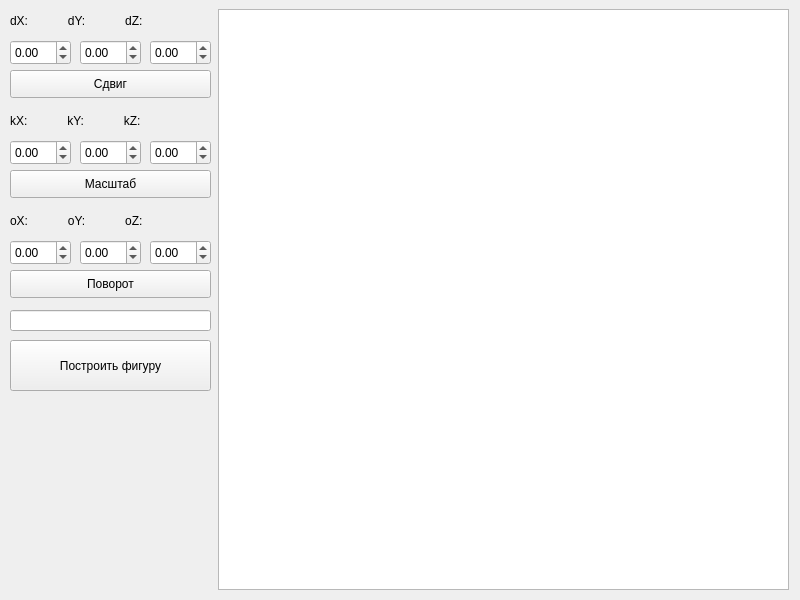
<?xml version="1.0" encoding="UTF-8"?>
<ui version="4.0">
 <class>MainWindow</class>
 <widget class="QMainWindow" name="MainWindow">
  <property name="geometry">
   <rect>
    <x>0</x>
    <y>0</y>
    <width>800</width>
    <height>600</height>
   </rect>
  </property>
  <property name="windowTitle">
   <string>MainWindow</string>
  </property>
  <widget class="QWidget" name="centralwidget">
   <widget class="QGraphicsView" name="graphicsView">
    <property name="geometry">
     <rect>
      <x>218</x>
      <y>9</y>
      <width>571</width>
      <height>581</height>
     </rect>
    </property>
   </widget>
   <widget class="QPushButton" name="pushButtonMove">
    <property name="geometry">
     <rect>
      <x>10</x>
      <y>70</y>
      <width>201</width>
      <height>28</height>
     </rect>
    </property>
    <property name="text">
     <string>Сдвиг</string>
    </property>
   </widget>
   <widget class="QLabel" name="label">
    <property name="geometry">
     <rect>
      <x>10</x>
      <y>10</y>
      <width>211</width>
      <height>21</height>
     </rect>
    </property>
    <property name="text">
     <string>dX:            dY:            dZ:</string>
    </property>
   </widget>
   <widget class="QPushButton" name="pushButtonScale">
    <property name="geometry">
     <rect>
      <x>10</x>
      <y>170</y>
      <width>201</width>
      <height>28</height>
     </rect>
    </property>
    <property name="text">
     <string>Масштаб</string>
    </property>
   </widget>
   <widget class="QLabel" name="label_2">
    <property name="geometry">
     <rect>
      <x>10</x>
      <y>110</y>
      <width>201</width>
      <height>21</height>
     </rect>
    </property>
    <property name="text">
     <string>kX:            kY:            kZ:</string>
    </property>
   </widget>
   <widget class="QPushButton" name="pushButtonTurn">
    <property name="geometry">
     <rect>
      <x>10</x>
      <y>270</y>
      <width>201</width>
      <height>28</height>
     </rect>
    </property>
    <property name="text">
     <string>Поворот</string>
    </property>
   </widget>
   <widget class="QLabel" name="label_3">
    <property name="geometry">
     <rect>
      <x>10</x>
      <y>210</y>
      <width>201</width>
      <height>21</height>
     </rect>
    </property>
    <property name="text">
     <string>oX:            oY:            oZ:</string>
    </property>
   </widget>
   <widget class="QPushButton" name="pushButtonInputFile">
    <property name="geometry">
     <rect>
      <x>10</x>
      <y>340</y>
      <width>201</width>
      <height>51</height>
     </rect>
    </property>
    <property name="text">
     <string>Построить фигуру</string>
    </property>
   </widget>
   <widget class="QDoubleSpinBox" name="doubleSpinBox">
    <property name="geometry">
     <rect>
      <x>10</x>
      <y>40</y>
      <width>61</width>
      <height>25</height>
     </rect>
    </property>
    <property name="minimum">
     <double>-2000.000000000000000</double>
    </property>
    <property name="maximum">
     <double>2000.000000000000000</double>
    </property>
   </widget>
   <widget class="QDoubleSpinBox" name="doubleSpinBox_2">
    <property name="geometry">
     <rect>
      <x>80</x>
      <y>40</y>
      <width>61</width>
      <height>25</height>
     </rect>
    </property>
    <property name="minimum">
     <double>-2000.000000000000000</double>
    </property>
    <property name="maximum">
     <double>2000.000000000000000</double>
    </property>
   </widget>
   <widget class="QDoubleSpinBox" name="doubleSpinBox_3">
    <property name="geometry">
     <rect>
      <x>150</x>
      <y>40</y>
      <width>61</width>
      <height>25</height>
     </rect>
    </property>
    <property name="minimum">
     <double>-2000.000000000000000</double>
    </property>
    <property name="maximum">
     <double>2000.000000000000000</double>
    </property>
   </widget>
   <widget class="QDoubleSpinBox" name="doubleSpinBox_4">
    <property name="geometry">
     <rect>
      <x>10</x>
      <y>140</y>
      <width>61</width>
      <height>25</height>
     </rect>
    </property>
    <property name="minimum">
     <double>-2000.000000000000000</double>
    </property>
    <property name="maximum">
     <double>2000.000000000000000</double>
    </property>
   </widget>
   <widget class="QDoubleSpinBox" name="doubleSpinBox_6">
    <property name="geometry">
     <rect>
      <x>150</x>
      <y>140</y>
      <width>61</width>
      <height>25</height>
     </rect>
    </property>
    <property name="minimum">
     <double>-2000.000000000000000</double>
    </property>
    <property name="maximum">
     <double>2000.000000000000000</double>
    </property>
   </widget>
   <widget class="QDoubleSpinBox" name="doubleSpinBox_5">
    <property name="geometry">
     <rect>
      <x>80</x>
      <y>140</y>
      <width>61</width>
      <height>25</height>
     </rect>
    </property>
    <property name="minimum">
     <double>-2000.000000000000000</double>
    </property>
    <property name="maximum">
     <double>2000.000000000000000</double>
    </property>
   </widget>
   <widget class="QDoubleSpinBox" name="doubleSpinBox_7">
    <property name="geometry">
     <rect>
      <x>150</x>
      <y>240</y>
      <width>61</width>
      <height>25</height>
     </rect>
    </property>
    <property name="minimum">
     <double>-2000.000000000000000</double>
    </property>
    <property name="maximum">
     <double>2000.000000000000000</double>
    </property>
   </widget>
   <widget class="QDoubleSpinBox" name="doubleSpinBox_8">
    <property name="geometry">
     <rect>
      <x>80</x>
      <y>240</y>
      <width>61</width>
      <height>25</height>
     </rect>
    </property>
    <property name="minimum">
     <double>-2000.000000000000000</double>
    </property>
    <property name="maximum">
     <double>2000.000000000000000</double>
    </property>
   </widget>
   <widget class="QDoubleSpinBox" name="doubleSpinBox_9">
    <property name="geometry">
     <rect>
      <x>10</x>
      <y>240</y>
      <width>61</width>
      <height>25</height>
     </rect>
    </property>
    <property name="minimum">
     <double>-2000.000000000000000</double>
    </property>
    <property name="maximum">
     <double>2000.000000000000000</double>
    </property>
   </widget>
   <widget class="QLineEdit" name="lineEdit">
    <property name="geometry">
     <rect>
      <x>10</x>
      <y>310</y>
      <width>201</width>
      <height>21</height>
     </rect>
    </property>
   </widget>
  </widget>
 </widget>
 <tabstops>
  <tabstop>pushButtonMove</tabstop>
  <tabstop>pushButtonScale</tabstop>
  <tabstop>pushButtonTurn</tabstop>
  <tabstop>pushButtonInputFile</tabstop>
  <tabstop>graphicsView</tabstop>
 </tabstops>
 <resources/>
 <connections/>
</ui>
